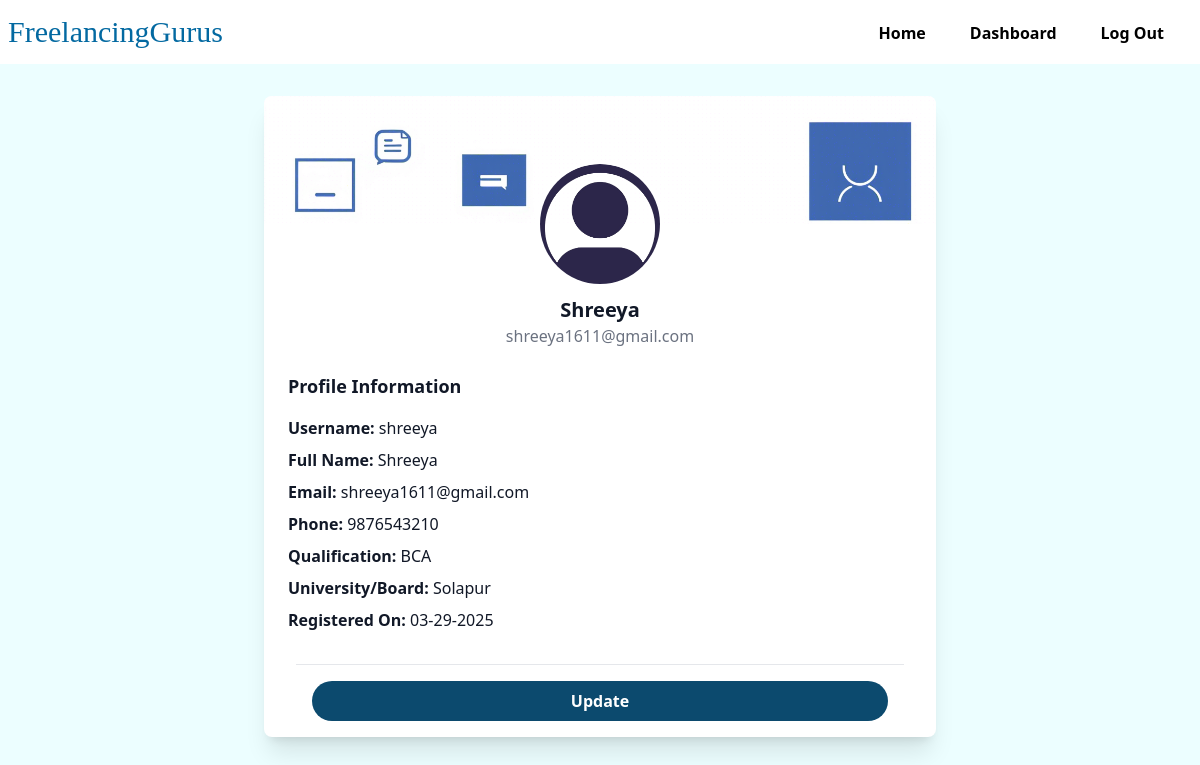
Page /freelancer/free_profile.php (signed in) on the committed database.
### tables this page shows
CREATE TABLE `free_user` (
  `flancer_id` int(11) NOT NULL,
  `flancer_name` varchar(256) NOT NULL,
  `flancer_email` varchar(100) NOT NULL,
  `flancer_phone` bigint(20) NOT NULL,
  `flancer_qualification` varchar(56) NOT NULL,
  `flancer_uni` varchar(128) NOT NULL,
  `flancer_uname` varchar(15) NOT NULL,
  `flancer_pass` varchar(32) NOT NULL,
  `flancer_TS` timestamp NOT NULL DEFAULT current_timestamp(),
  `last_login` datetime DEFAULT NULL,
  `status` enum('active','suspended','deleted') NOT NULL DEFAULT 'active'
);

### freelancer/free_profile.php (the view, shortened to what this page needs)
<?php
$host = "localhost";
$dbname = "freelance";
$username = "root";
$password = "";
try {
    $conn = new PDO("mysql:host=$host;dbname=$dbname", $username, $password);
    $conn->setAttribute(PDO::ATTR_ERRMODE, PDO::ERRMODE_EXCEPTION);
    $stmt = $conn->prepare("SELECT * FROM free_user WHERE flancer_uname = :username");
    $stmt->bindParam(':username', $_SESSION['username']);
    $stmt->execute();
    $user = $stmt->fetch(PDO::FETCH_ASSOC);
} catch (PDOException $e) {
    echo "Database error: " . $e->getMessage();
    exit();
}
$reg_date=$user['flancer_TS'];
$new_reg= date('m-d-Y',strtotime($reg_date));
?>
<!DOCTYPE html>
<html lang="en">
<head>
    <script src="https://cdn.tailwindcss.com"></script>
</head>
<body class="bg-cyan-50 p-0">
    <header class="w-full">
        <div class="mx-auto flex justify-between h-16 bg-white w-full max-w-full">
            <a rel="noopener noreferrer" href="#" aria-label="Back to homepage" class="flex items-center p-2">
                <h1 class="font-serif text-3xl text-sky-700">FreelancingGurus</h1>
            </a>
            <ul class="items-stretch hidden space-x-3 mr-5 md:flex">
                <li class="flex">
                    <a rel="noopener noreferrer" href="../job/Job.php"
                        class="flex items-center px-4 -mb-1 border-b-2 border-transparent hover:border-blue-500 transition duration-300 ease-in-out font-semibold">Home</a>
                </li>
                <li class="flex">
                    <a rel="noopener noreferrer" href="./freelancerAccount.php"
                        class="flex items-center px-4 -mb-1 border-b-2 border-transparent hover:border-blue-500 transition duration-300 ease-in-out font-semibold">Dashboard</a>
                </li>
                <li class="flex">
                    <a rel="noopener noreferrer" href="./freelancer_logout.php"
                        class="flex items-center px-4 -mb-1 border-b-2 border-transparent hover:border-blue-500 transition duration-300 ease-in-out font-semibold">Log Out</a>
                </li>
            </ul>
        </div>
    </header>
    <div class="max-w-2xl mx-auto mt-8 bg-white shadow-xl rounded-lg text-gray-900 ">
        <div class="rounded-t-lg h-32 overflow-hidden">
            <img class="object-cover object-top w-full" src="../images/profile-banner.png" alt="Profile Banner">
        </div>
        <div class="mx-auto w-32 h-32 relative -mt-16 border-4 border-white rounded-full overflow-hidden">
            <img class="object-cover object-center h-32 w-32" src="../images/freelancerprofile-removebg-preview.png" alt="Profile Picture">
        </div>
        <div class="text-center mt-2">
            <h2 class="font-semibold text-xl"><?php echo htmlspecialchars($user['flancer_name']); ?></h2>
            <p class="text-gray-500"><?php echo htmlspecialchars($user['flancer_email']); ?></p>
        </div>
        <div class="p-6">
            <h3 class="text-lg font-semibold mb-4">Profile Information</h3>
            <div class="space-y-2">
                <p><strong>Username:</strong> <?php echo htmlspecialchars($user['flancer_uname']); ?></p>
                <p><strong>Full Name:</strong> <?php echo htmlspecialchars($user['flancer_name']); ?></p>
                <p><strong>Email:</strong> <?php echo htmlspecialchars($user['flancer_email']); ?></p>
                <p><strong>Phone:</strong> <?php echo htmlspecialchars($user['flancer_phone']); ?></p>
                <p><strong>Qualification:</strong> <?php echo htmlspecialchars($user['flancer_qualification']); ?></p>
                <p><strong>University/Board:</strong> <?php echo htmlspecialchars($user['flancer_uni']); ?></p>
                <p><strong>Registered On:</strong> <?php echo $new_reg; ?></p>
            </div>
        </div>
        <div class="p-4 border-t mx-8 mt-2">
            <button class="w-full block mx-auto rounded-full bg-sky-900 hover:shadow-lg font-semibold text-white px-6 py-2">
                <a href="./free_update.php">Update</a>
            </button>
        </div>
    </div>
</body>
</html>

### rows in the picture
free_user: flancer_name "Shreeya", flancer_email "shreeya1611@gmail.com", flancer_uname "shreeya", flancer_phone "9876543210", flancer_qualification "BCA", flancer_uni "Solapur", flancer_TS "03-29-2025"
